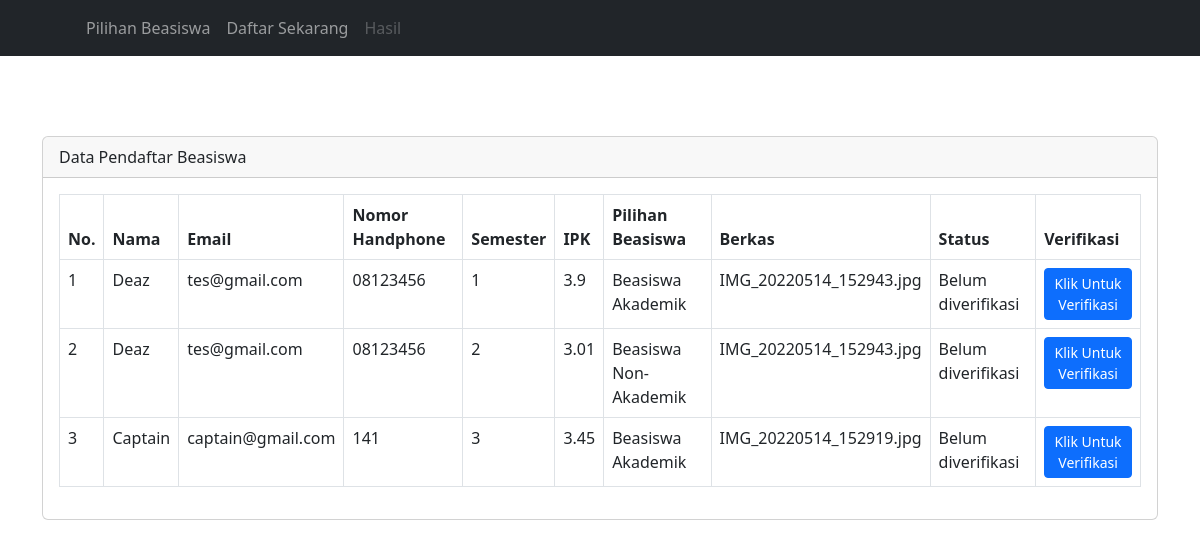
The page /database.php on the database its author committed.
### tables this page shows
CREATE TABLE `beasiswa` (
  `id` int(16) NOT NULL,
  `nama` varchar(30) NOT NULL,
  `email` varchar(30) NOT NULL,
  `telp` varchar(13) NOT NULL,
  `smtr` varchar(1) NOT NULL,
  `ipk` float NOT NULL,
  `pilihan` varchar(30) NOT NULL,
  `berkas` varchar(255) NOT NULL,
  `status_ajuan` varchar(30) NOT NULL
);

### database.php (the view, shortened to what this page needs)
<!DOCTYPE html>
<html>
<head>
    <link href="https://cdn.jsdelivr.net/npm/bootstrap@5.3.0-alpha1/dist/css/bootstrap.min.css" rel="stylesheet"
>
</head>
<body>
    <nav class="navbar navbar-expand-lg navbar-dark bg-dark">
            <div class="container px-5">
                <div class="collapse navbar-collapse" id="navbarSupportedContent">
                    <ul class="navbar-nav ms-left mb-2 mb-lg-0">
                        <li class="nav-item"><a class="nav-link" href="index.php" >Pilihan Beasiswa</a></li>
                        <li class="nav-item"><a class="nav-link" href="daftar.php">Daftar Sekarang</a></li>
                        <li class="nav-item"><a class="nav-link disabled" href="database.php">Hasil</a></li>
                    </ul>
                </div>
            </div>
        </nav>
    <div class="container" style="margin-top: 80px">
        <div class="row">
            <div class="col-md-12">
                <div class="card">
                    <div class="card-header">
                        Data Pendaftar Beasiswa
                    </div>
                    <div class="card-body">
                        <table class="table table-bordered" id="myTable">
                            <thead>
                                <tr>
                                    <th scope="col">No.</th>
                                    <th scope="col">Nama</th>
                                    <th scope="col">Email</th>
                                    <th scope="col">Nomor Handphone</th>
                                    <th scope="col">Semester</th>
                                    <th scope="col">IPK</th>
                                    <th scope="col">Pilihan Beasiswa</th>
                                    <th scope="col">Berkas</th>
                                    <th scope="col">Status</th>
                                    <th scope="col">Verifikasi</th>
                                </tr>
                            </thead>
                            <tbody>
                    <?php
                      include('connect.php');
                      $no = 1;
                      $query = mysqli_query($con,"SELECT * FROM beasiswa");
                      while($row = mysqli_fetch_array($query)){
                    ?>
                                <tr>
                                    <td>
                                        <?php echo $no++ ?>
                                    </td>
                                    <td>
                                        <?php echo $row['nama'] ?>
                                    </td>
                                    <td>
                                        <?php echo $row['email'] ?>
                                    </td>
                                    <td>
                                        <?php echo $row['telp'] ?>
                                    </td>
                                    <td>
                                        <?php echo $row['smtr'] ?>
                                    </td>
                                    <td>
                                        <?php echo $row['ipk'] ?>
                                    </td>
                                    <td>
                                        <?php echo $row['pilihan'] ?>
                                    </td>
                                    <td>
                                        <?php echo $row['berkas'] ?>
                                    </td>
                                    <td>
                                        <?php echo $row['status_ajuan'] ?>
                                    </td>
                                    <?php
                                    if($row['status_ajuan'] == "Berhasil di Verifikasi") {
                                        echo "<td>" . "<a href='verifikasi.php?id=$row[id]' class='btn btn-warning btn-sm'>Batalkan Verifikasi</a>"  . "</td>";
                                    } else {
                                        echo "<td>" . "<a href='verifikasi.php?id=$row[id]' class='btn btn-primary btn-sm'>Klik Untuk Verifikasi</a>"  . "</td>";
                                        }?>
                                </tr>
                                <?php } ?>
                            </tbody>
                        </table>
                    </div>
                </div>
            </div>
        </div>
</body>
</html>

### rows shown on the page
beasiswa: nama "Deaz", email "tes@gmail.com", telp "08123456", smtr "1", ipk "3.9", pilihan "Beasiswa Akademik", berkas "IMG_20220514_152943.jpg", status_ajuan "Belum diverifikasi"
beasiswa: nama "Deaz", email "tes@gmail.com", telp "08123456", smtr "2", ipk "3.01", pilihan "Beasiswa Non-Akademik", berkas "IMG_20220514_152943.jpg", status_ajuan "Belum diverifikasi"
beasiswa: nama "Captain", email "captain@gmail.com", telp "141", smtr "3", ipk "3.45", pilihan "Beasiswa Akademik", berkas "IMG_20220514_152919.jpg", status_ajuan "Belum diverifikasi"
